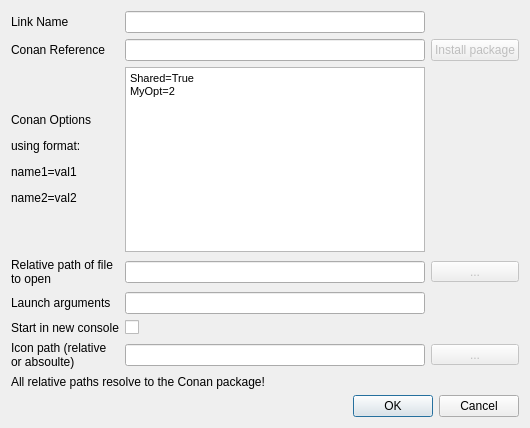
<?xml version="1.0" encoding="UTF-8"?>
<ui version="4.0">
 <class>Dialog</class>
 <widget class="QDialog" name="Dialog">
  <property name="geometry">
   <rect>
    <x>0</x>
    <y>0</y>
    <width>512</width>
    <height>428</height>
   </rect>
  </property>
  <property name="sizePolicy">
   <sizepolicy hsizetype="MinimumExpanding" vsizetype="MinimumExpanding">
    <horstretch>1</horstretch>
    <verstretch>1</verstretch>
   </sizepolicy>
  </property>
  <property name="windowTitle">
   <string>Edit App Link</string>
  </property>
  <property name="modal">
   <bool>true</bool>
  </property>
  <layout class="QVBoxLayout" name="verticalLayout">
   <item>
    <layout class="QGridLayout" name="edit_grid" rowstretch="1,1,0,0,0,0,0" columnstretch="0,1,0">
     <item row="2" column="1">
      <widget class="QTextEdit" name="conan_opts_text_edit">
       <property name="sizePolicy">
        <sizepolicy hsizetype="Preferred" vsizetype="Preferred">
         <horstretch>0</horstretch>
         <verstretch>0</verstretch>
        </sizepolicy>
       </property>
       <property name="autoFormatting">
        <set>QTextEdit::AutoNone</set>
       </property>
       <property name="html">
        <string>&lt;!DOCTYPE HTML PUBLIC &quot;-//W3C//DTD HTML 4.0//EN&quot; &quot;http://www.w3.org/TR/REC-html40/strict.dtd&quot;&gt;
&lt;html&gt;&lt;head&gt;&lt;meta name=&quot;qrichtext&quot; content=&quot;1&quot; /&gt;&lt;style type=&quot;text/css&quot;&gt;
p, li { white-space: pre-wrap; }
&lt;/style&gt;&lt;/head&gt;&lt;body style=&quot; font-family:'MS Shell Dlg 2'; font-size:7.875pt; font-weight:400; font-style:normal;&quot;&gt;
&lt;p style=&quot; margin-top:0px; margin-bottom:0px; margin-left:0px; margin-right:0px; -qt-block-indent:0; text-indent:0px;&quot;&gt;Shared=True&lt;/p&gt;
&lt;p style=&quot; margin-top:0px; margin-bottom:0px; margin-left:0px; margin-right:0px; -qt-block-indent:0; text-indent:0px;&quot;&gt;MyOpt=2&lt;/p&gt;
&lt;p style=&quot;-qt-paragraph-type:empty; margin-top:0px; margin-bottom:0px; margin-left:0px; margin-right:0px; -qt-block-indent:0; text-indent:0px;&quot;&gt;&lt;br /&gt;&lt;/p&gt;&lt;/body&gt;&lt;/html&gt;</string>
       </property>
      </widget>
     </item>
     <item row="2" column="0">
      <widget class="QLabel" name="conan_opts_label">
       <property name="sizePolicy">
        <sizepolicy hsizetype="Preferred" vsizetype="MinimumExpanding">
         <horstretch>0</horstretch>
         <verstretch>0</verstretch>
        </sizepolicy>
       </property>
       <property name="text">
        <string>&lt;html&gt;&lt;head/&gt;&lt;body&gt;&lt;p&gt;Conan Options&lt;/p&gt;&lt;p&gt;using format: &lt;/p&gt;&lt;p&gt;name1=val1&lt;/p&gt;&lt;p&gt;name2=val2&lt;/p&gt;&lt;/body&gt;&lt;/html&gt;</string>
       </property>
      </widget>
     </item>
     <item row="3" column="1">
      <widget class="QLineEdit" name="exec_path_line_edit"/>
     </item>
     <item row="3" column="0">
      <widget class="QLabel" name="exec_path_label">
       <property name="text">
        <string>Relative path of file to open</string>
       </property>
       <property name="wordWrap">
        <bool>true</bool>
       </property>
      </widget>
     </item>
     <item row="6" column="2">
      <widget class="QToolButton" name="toolButton_3">
       <property name="enabled">
        <bool>false</bool>
       </property>
       <property name="sizePolicy">
        <sizepolicy hsizetype="MinimumExpanding" vsizetype="Fixed">
         <horstretch>0</horstretch>
         <verstretch>0</verstretch>
        </sizepolicy>
       </property>
       <property name="text">
        <string>...</string>
       </property>
      </widget>
     </item>
     <item row="3" column="2">
      <widget class="QToolButton" name="toolButton_2">
       <property name="enabled">
        <bool>false</bool>
       </property>
       <property name="sizePolicy">
        <sizepolicy hsizetype="MinimumExpanding" vsizetype="Fixed">
         <horstretch>0</horstretch>
         <verstretch>0</verstretch>
        </sizepolicy>
       </property>
       <property name="layoutDirection">
        <enum>Qt::LeftToRight</enum>
       </property>
       <property name="text">
        <string>...</string>
       </property>
      </widget>
     </item>
     <item row="1" column="2">
      <widget class="QPushButton" name="pushButton">
       <property name="enabled">
        <bool>false</bool>
       </property>
       <property name="text">
        <string>Install package</string>
       </property>
       <property name="flat">
        <bool>false</bool>
       </property>
      </widget>
     </item>
     <item row="6" column="1">
      <widget class="QLineEdit" name="icon_line_edit"/>
     </item>
     <item row="0" column="1">
      <widget class="QLineEdit" name="name_line_edit"/>
     </item>
     <item row="0" column="0">
      <widget class="QLabel" name="name_label">
       <property name="text">
        <string>Link Name</string>
       </property>
       <property name="wordWrap">
        <bool>true</bool>
       </property>
      </widget>
     </item>
     <item row="1" column="0">
      <widget class="QLabel" name="conan_ref_label">
       <property name="sizePolicy">
        <sizepolicy hsizetype="Preferred" vsizetype="Preferred">
         <horstretch>0</horstretch>
         <verstretch>0</verstretch>
        </sizepolicy>
       </property>
       <property name="minimumSize">
        <size>
         <width>0</width>
         <height>0</height>
        </size>
       </property>
       <property name="text">
        <string>Conan Reference</string>
       </property>
       <property name="wordWrap">
        <bool>true</bool>
       </property>
      </widget>
     </item>
     <item row="5" column="0">
      <widget class="QLabel" name="is_console_app_label">
       <property name="text">
        <string>Start in new console</string>
       </property>
      </widget>
     </item>
     <item row="1" column="1">
      <widget class="ConanRefLineEdit" name="conan_ref_line_edit">
       <property name="minimumSize">
        <size>
         <width>300</width>
         <height>0</height>
        </size>
       </property>
      </widget>
     </item>
     <item row="4" column="0">
      <widget class="QLabel" name="args_label">
       <property name="text">
        <string>Launch arguments</string>
       </property>
      </widget>
     </item>
     <item row="4" column="1">
      <widget class="QLineEdit" name="args_line_edit"/>
     </item>
     <item row="6" column="0">
      <widget class="QLabel" name="icon_label">
       <property name="text">
        <string>Icon path (relative or absoulte)</string>
       </property>
       <property name="textFormat">
        <enum>Qt::RichText</enum>
       </property>
       <property name="wordWrap">
        <bool>true</bool>
       </property>
      </widget>
     </item>
     <item row="5" column="1">
      <widget class="QCheckBox" name="is_console_app_checkbox">
       <property name="text">
        <string/>
       </property>
      </widget>
     </item>
    </layout>
   </item>
   <item>
    <widget class="QLabel" name="note_label">
     <property name="text">
      <string>All relative paths resolve to the Conan package!</string>
     </property>
    </widget>
   </item>
   <item>
    <widget class="QDialogButtonBox" name="button_box">
     <property name="sizePolicy">
      <sizepolicy hsizetype="Expanding" vsizetype="Fixed">
       <horstretch>1</horstretch>
       <verstretch>1</verstretch>
      </sizepolicy>
     </property>
     <property name="orientation">
      <enum>Qt::Horizontal</enum>
     </property>
     <property name="standardButtons">
      <set>QDialogButtonBox::Cancel|QDialogButtonBox::Ok</set>
     </property>
    </widget>
   </item>
  </layout>
 </widget>
 <customwidgets>
  <customwidget>
   <class>ConanRefLineEdit</class>
   <extends>QLineEdit</extends>
   <header>conan_app_launcher.ui.widgets.conan_line_edit.h</header>
  </customwidget>
 </customwidgets>
 <resources/>
 <connections>
  <connection>
   <sender>button_box</sender>
   <signal>rejected()</signal>
   <receiver>Dialog</receiver>
   <slot>reject()</slot>
   <hints>
    <hint type="sourcelabel">
     <x>316</x>
     <y>260</y>
    </hint>
    <hint type="destinationlabel">
     <x>286</x>
     <y>274</y>
    </hint>
   </hints>
  </connection>
 </connections>
</ui>
